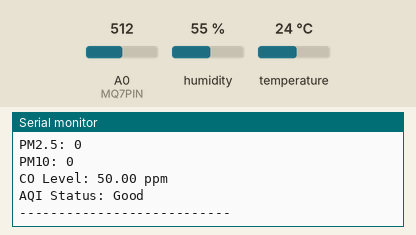
A sketch run on a simulated Arduino Uno, built with avr-gcc and run on an emulated ATmega328P. On the bench: the last lines printed to the serial monitor. Inputs (shaded band) come from the test bench; at power-on: humidity 55 %, A0 (MQ7PIN) = 512, temperature 24 °C.

Above: at 5.9 s.
6.0 s: humidity set to 22 %
12.1 s: A0 (MQ7PIN) set to 716
At 16.1 s:
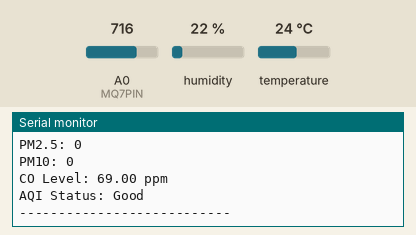
18.2 s: temperature set to 12 °C
24.3 s: A0 (MQ7PIN) set to 900
At 27.1 s:
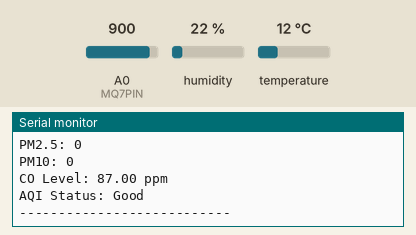
30.4 s: humidity set to 40 %
Timing chart, 0 to 33.4 s (numbered marks = the images above; inputs shaded):
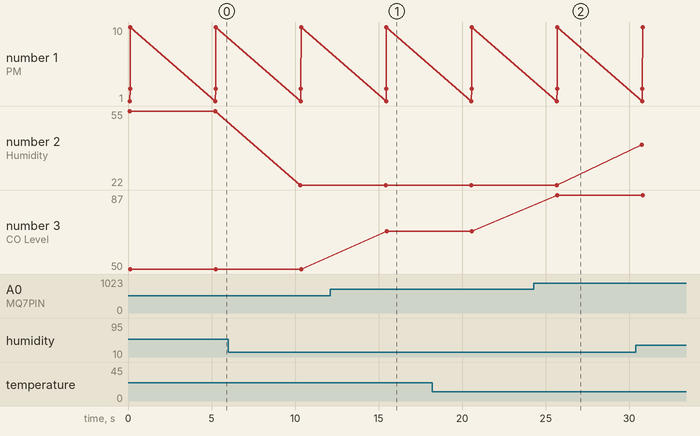

Measured:
- after the input at 12.1 s, the serial monitor: prints a new line after 3.4 s (image 1)
- after the input at 24.3 s, the serial monitor: prints a new line after 1.4 s (image 2)
- plotted number 2: 55 → 22 after the input at 6.0 s, 22 → 40 after the input at 30.4 s
- plotted number 3: 50 → 69 after the input at 12.1 s, 69 → 87 after the input at 24.3 s

The sketch:

air_monitor.ino
```cpp
/*
Portable Air Monitoring System
Arduino Uno Version
Sensors: DHT22, MQ7, PMS5003
*/

#include <SoftwareSerial.h>
#include <DHT.h>

// =====================
// CONFIGURATION
// =====================

#define DHTPIN 2
#define DHTTYPE DHT22
#define MQ7PIN A0

#define PMS_RX 10
#define PMS_TX 11

DHT dht(DHTPIN, DHTTYPE);
SoftwareSerial pmsSerial(PMS_RX, PMS_TX);

unsigned char pmsData[32];

// =====================
// FUNCTIONS
// =====================

void readPMS(int &pm1, int &pm25, int &pm10) {
  if (pmsSerial.available() >= 32) {
    if (pmsSerial.read() == 0x42) {
      if (pmsSerial.read() == 0x4D) {
        pmsSerial.readBytes(pmsData, 30);
        pm1 = (pmsData[4] << 8) + pmsData[5];
        pm25 = (pmsData[6] << 8) + pmsData[7];
        pm10 = (pmsData[8] << 8) + pmsData[9];
      }
    }
  }
}

String calculateAQI(int pm25) {
  if (pm25 <= 50) return "Good";
  else if (pm25 <= 100) return "Moderate";
  else if (pm25 <= 200) return "Unhealthy";
  else return "Hazardous";
}

// =====================
// SETUP
// =====================

void setup() {
  Serial.begin(9600);
  pmsSerial.begin(9600);
  dht.begin();
  Serial.println("Portable Air Monitoring System Started...");
}

// =====================
// LOOP
// =====================

void loop() {

  float temperature = dht.readTemperature();
  float humidity = dht.readHumidity();

  int mq7Value = analogRead(MQ7PIN);
  float coLevel = map(mq7Value, 0, 1023, 0, 100);

  int pm1 = 0, pm25 = 0, pm10 = 0;
  readPMS(pm1, pm25, pm10);

  String aqiStatus = calculateAQI(pm25);

  Serial.println("-------- Air Data --------");
  Serial.print("Temperature: "); Serial.print(temperature); Serial.println(" C");
  Serial.print("Humidity: "); Serial.print(humidity); Serial.println(" %");
  Serial.print("PM1.0: "); Serial.println(pm1);
  Serial.print("PM2.5: "); Serial.println(pm25);
  Serial.print("PM10: "); Serial.println(pm10);
  Serial.print("CO Level: "); Serial.print(coLevel); Serial.println(" ppm");
  Serial.print("AQI Status: "); Serial.println(aqiStatus);
  Serial.println("---------------------------");

  delay(5000);
}
```
